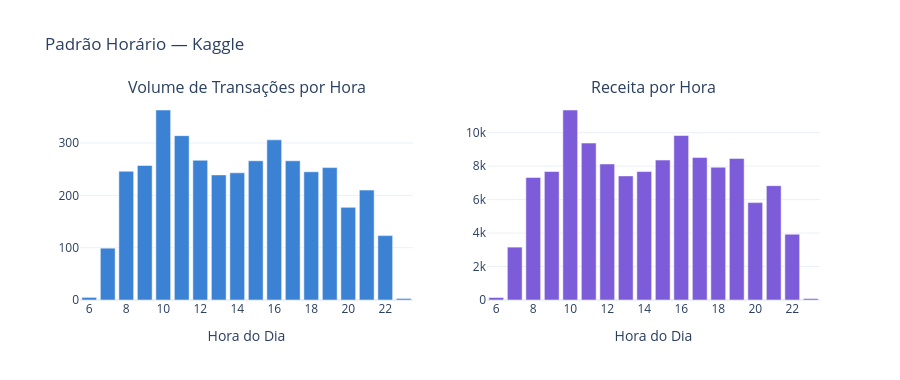

The notebook cell saved with this chart:
### Markdown cell above
---

## 3 — Análise Temporal <a id="3-temporal"></a>

### Code cell
# ── 3.1  Vendas por hora do dia ───────────────────────────────────────────────

hourly = (
    df.groupby('hour')['money']
    .agg(transactions='count', revenue='sum')
    .reset_index()
)

fig_hour = make_subplots(
    rows=1, cols=2,
    subplot_titles=('Volume de Transações por Hora', 'Receita por Hora'),
)
fig_hour.add_trace(
    go.Bar(x=hourly['hour'], y=hourly['transactions'], marker_color='#3b82d4', name='Transações'),
    row=1, col=1,
)
fig_hour.add_trace(
    go.Bar(x=hourly['hour'], y=hourly['revenue'].round(0), marker_color='#7c5cd8', name='Receita'),
    row=1, col=2,
)
fig_hour.update_layout(
    title_text=f'Padrão Horário — Kaggle',
    template='plotly_white',
    height=380,
    showlegend=False,
)
fig_hour.update_xaxes(title_text='Hora do Dia', dtick=2)
fig_hour.show()

peak_hour = int(hourly.loc[hourly['transactions'].idxmax(), 'hour'])
print(f'Hora de pico : {peak_hour}h ({hourly["transactions"].max():,} transações)')

### Figure 1 — Plotly figure (JSON) as saved in the notebook; plotly's stock layout.template omitted (floating-point values rounded to 4 significant figures)
{"data": [{"marker": {"color": "#3b82d4"}, "name": "Transações", "type": "bar", "x": [6, 7, 8, 9, 10, 11, 12, 13, 14, 15, 16, 17, 18, 19, 20, 21, 22, 23], "xaxis": "x", "y": [5, 99, 246, 257, 363, 314, 267, 239, 243, 266, 306, 266, 245, 253, 177, 210, 123, 3], "yaxis": "y"}, {"marker": {"color": "#7c5cd8"}, "name": "Receita", "type": "bar", "x": [6, 7, 8, 9, 10, 11, 12, 13, 14, 15, 16, 17, 18, 19, 20, 21, 22, 23], "xaxis": "x2", "y": [149.0, 3161.0, 7330.0, 7682.0, 11360.0, 9381.0, 8131.0, 7419.0, 7676.0, 8365.0, 9832.0, 8522.0, 7936.0, 8462.0, 5822.0, 6836.0, 3934.0, 87.0], "yaxis": "y2"}], "layout": {"annotations": [{"font": {"size": 16}, "showarrow": false, "text": "Volume de Transações por Hora", "x": 0.225, "xanchor": "center", "xref": "paper", "y": 1, "yanchor": "bottom", "yref": "paper"}, {"font": {"size": 16}, "showarrow": false, "text": "Receita por Hora", "x": 0.775, "xanchor": "center", "xref": "paper", "y": 1, "yanchor": "bottom", "yref": "paper"}], "height": 380, "showlegend": false, "title": {"text": "Padrão Horário — Kaggle"}, "xaxis": {"anchor": "y", "domain": [0, 0.45], "dtick": 2, "title": {"text": "Hora do Dia"}}, "xaxis2": {"anchor": "y2", "domain": [0.55, 1], "dtick": 2, "title": {"text": "Hora do Dia"}}, "yaxis": {"anchor": "x", "domain": [0, 1]}, "yaxis2": {"anchor": "x2", "domain": [0, 1]}}}
